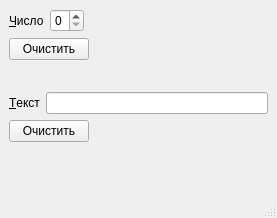
<?xml version="1.0" encoding="UTF-8"?>
<ui version="4.0">
 <class>MainWindow</class>
 <widget class="QMainWindow" name="MainWindow">
  <property name="geometry">
   <rect>
    <x>0</x>
    <y>0</y>
    <width>277</width>
    <height>218</height>
   </rect>
  </property>
  <property name="windowTitle">
   <string>MainWindow</string>
  </property>
  <widget class="QWidget" name="centralwidget">
   <layout class="QFormLayout" name="formLayout_3">
    <item row="5" column="0" colspan="2">
     <layout class="QHBoxLayout" name="horizontalLayout_2">
      <item>
       <widget class="QLabel" name="lb_text">
        <property name="text">
         <string>&amp;Текст</string>
        </property>
        <property name="buddy">
         <cstring>le_text</cstring>
        </property>
       </widget>
      </item>
      <item>
       <widget class="QLineEdit" name="le_text"/>
      </item>
     </layout>
    </item>
    <item row="3" column="0">
     <spacer name="horizontalSpacer">
      <property name="orientation">
       <enum>Qt::Horizontal</enum>
      </property>
      <property name="sizeHint" stdset="0">
       <size>
        <width>40</width>
        <height>20</height>
       </size>
      </property>
     </spacer>
    </item>
    <item row="2" column="0">
     <widget class="QPushButton" name="pb_clear_num">
      <property name="text">
       <string>Очистить</string>
      </property>
     </widget>
    </item>
    <item row="1" column="0">
     <layout class="QHBoxLayout" name="horizontalLayout">
      <item>
       <widget class="QLabel" name="lb_num">
        <property name="text">
         <string>&amp;Число</string>
        </property>
        <property name="buddy">
         <cstring>sp_num</cstring>
        </property>
       </widget>
      </item>
      <item>
       <widget class="QSpinBox" name="sp_num">
        <property name="maximum">
         <number>9</number>
        </property>
       </widget>
      </item>
     </layout>
    </item>
    <item row="6" column="0">
     <widget class="QPushButton" name="pb_clear_text">
      <property name="text">
       <string>Очистить</string>
      </property>
     </widget>
    </item>
   </layout>
  </widget>
  <widget class="QStatusBar" name="statusbar"/>
  <widget class="QMenuBar" name="menubar">
   <property name="geometry">
    <rect>
     <x>0</x>
     <y>0</y>
     <width>277</width>
     <height>21</height>
    </rect>
   </property>
  </widget>
 </widget>
 <resources/>
 <connections>
  <connection>
   <sender>pb_clear_num</sender>
   <signal>clicked()</signal>
   <receiver>sp_num</receiver>
   <slot>clear()</slot>
   <hints>
    <hint type="sourcelabel">
     <x>365</x>
     <y>141</y>
    </hint>
    <hint type="destinationlabel">
     <x>216</x>
     <y>141</y>
    </hint>
   </hints>
  </connection>
  <connection>
   <sender>pb_clear_text</sender>
   <signal>clicked()</signal>
   <receiver>le_text</receiver>
   <slot>clear()</slot>
   <hints>
    <hint type="sourcelabel">
     <x>350</x>
     <y>76</y>
    </hint>
    <hint type="destinationlabel">
     <x>174</x>
     <y>71</y>
    </hint>
   </hints>
  </connection>
 </connections>
</ui>
